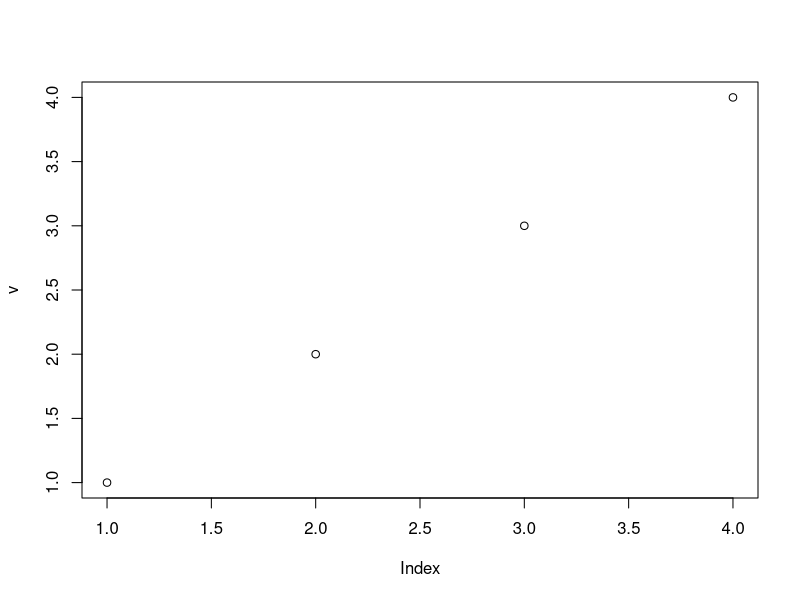

Here is the R script that generated this plot:


reverse.vector = function(x) {
  reverse_vector = numeric(0)
for(i in length(x):1) {
  reverse_vector = append(reverse_vector, x[i])
}
  return(reverse_vector)
}

reverse.vector2 = function(x) {
  reverse_vector2 = x[length(x):1]
  return(reverse_vector2)
}

v = c(1, 2, 3, 4)
reverse.vector2(v)
plot(v)
